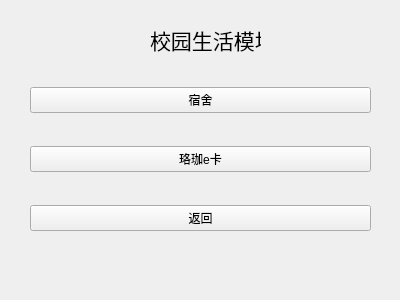
<?xml version="1.0" encoding="UTF-8"?>
<ui version="4.0">
 <class>CampusLife</class>
 <widget class="QWidget" name="CampusLife">
  <property name="geometry">
   <rect>
    <x>0</x>
    <y>0</y>
    <width>400</width>
    <height>300</height>
   </rect>
  </property>
  <property name="windowTitle">
   <string>Form</string>
  </property>
  <widget class="QLabel" name="label">
   <property name="geometry">
    <rect>
     <x>150</x>
     <y>20</y>
     <width>111</width>
     <height>41</height>
    </rect>
   </property>
   <property name="text">
    <string>&lt;html&gt;&lt;head/&gt;&lt;body&gt;&lt;p align=&quot;center&quot;&gt;&lt;span style=&quot; font-size:16pt;&quot;&gt;校园生活模块&lt;/span&gt;&lt;/p&gt;&lt;/body&gt;&lt;/html&gt;</string>
   </property>
  </widget>
  <widget class="QWidget" name="">
   <property name="geometry">
    <rect>
     <x>30</x>
     <y>60</y>
     <width>341</width>
     <height>201</height>
    </rect>
   </property>
   <layout class="QVBoxLayout" name="verticalLayout">
    <item>
     <widget class="QPushButton" name="dormButton">
      <property name="text">
       <string>宿舍</string>
      </property>
     </widget>
    </item>
    <item>
     <widget class="QPushButton" name="eCardButton">
      <property name="text">
       <string>珞珈e卡</string>
      </property>
     </widget>
    </item>
    <item>
     <widget class="QPushButton" name="exitButton">
      <property name="text">
       <string>返回</string>
      </property>
     </widget>
    </item>
   </layout>
  </widget>
 </widget>
 <resources/>
 <connections/>
</ui>
